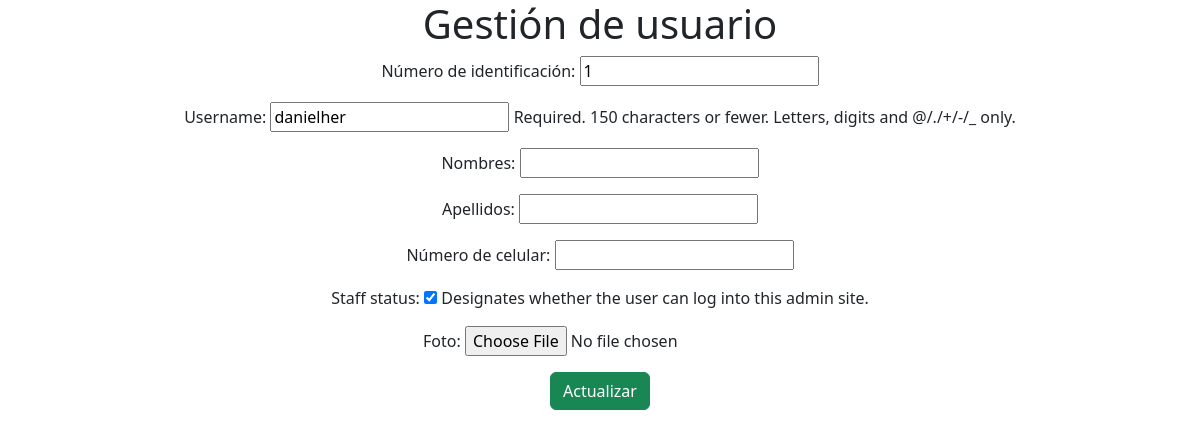
The app's page /editar_usuario/1, older data.
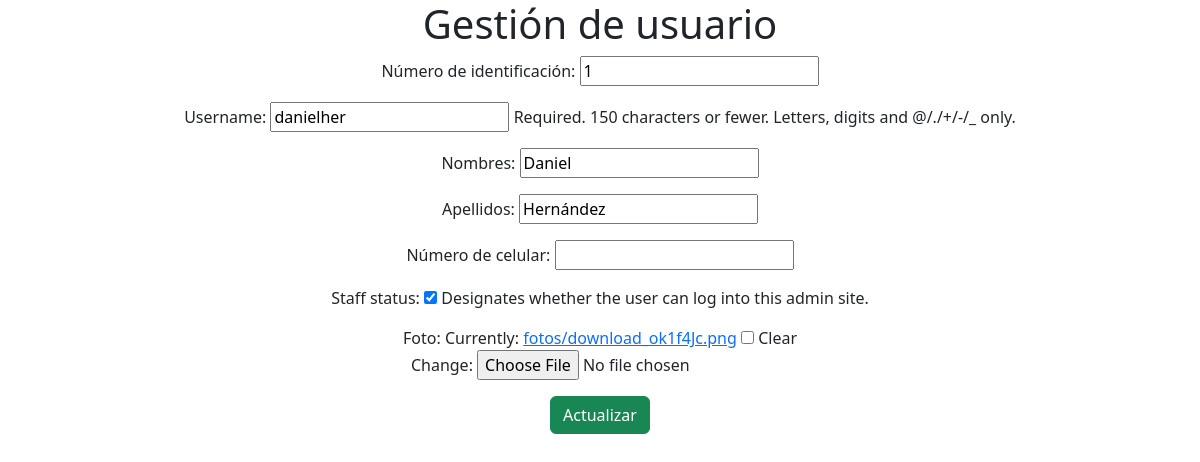
The same page, newer data.
### apps/usuario/models.py (models this page shows, shortened)
class User(AbstractUser):
    identificacion = models.IntegerField('Número de identificación', primary_key=True)
    nombres = models.CharField('Nombres', max_length=50, blank=True, null=True)
    apellidos = models.CharField('Apellidos', max_length=50, blank=True, null=True)
    celular = models.CharField('Número de celular', max_length=15, blank=True, null=True)
    foto = models.ImageField('Foto', upload_to='fotos', blank=True, null=True)
    REQUIRED_FIELDS = ['nombres', 'apellidos']
    class Meta:
        verbose_name = 'usuario'
        verbose_name_plural = verbose_name

### apps/usuario/views.py (the view)
# urls.py: path('editar_usuario/<int:pk>', UserUpdateView.as_view(), name='editar_usuario'),
class UserUpdateView(UpdateView):
    model = User
    form_class = UserForm
    template_name = "crear_usuario.html"
    success_url = reverse_lazy('usuarios')
    '''def form_valid(self, form):
        if self.request.user.is_staff:
            return super().form_valid(form)
        return redirect('usuarios')'''

### apps/usuario/forms.py
class UserForm(forms.ModelForm):
    class Meta:
        model = User
        fields = ('identificacion', 'username', 'nombres', 'apellidos', 'celular', 'is_staff', 'foto')

### templates/crear_usuario.html (shortened to what this page needs)
{% extends 'turnos.html' %}
{% block body %}
<form method="POST" class="form" enctype="multipart/form-data">{% csrf_token %}
    <h1 class="text-center">Gestión de usuario</h1>
    <div class="text-center">
        {{ form.as_p }}
        {% if form.instance.identificacion %}
            <button type="submit" class="btn btn-success">
                Actualizar
            </button>
        {% else %}
            <button type="submit" class="btn btn-success">
                Crear
            </button>
        {% endif %}
    </div>
</form>
{% endblock body %}

Row changes from the older to the newer data that the page shows:
changed User "danielher": nombres (not shown) → "Daniel"; apellidos (not shown) → "Hernández"
Text that changed along with them:
form field as_p: (not shown) → "☐"
text no longer shown: "Número de identificación: Username: Required. 150 characters or fewer. Letters, digits and @/./+/-/_ only. Nombres: Apellidos: Número de celular: Staff status: Designates whether the user can log into this admin site. Foto:"
text now shown: "Número de identificación: Username: Required. 150 characters or fewer. Letters, digits and @/./+/-/_ only. Nombres: Apellidos: Número de celular: Staff status: Designates whether the user can log into this admin site. Foto: Currently: fotos/download_ok1f4Jc.png Clear Change:"
